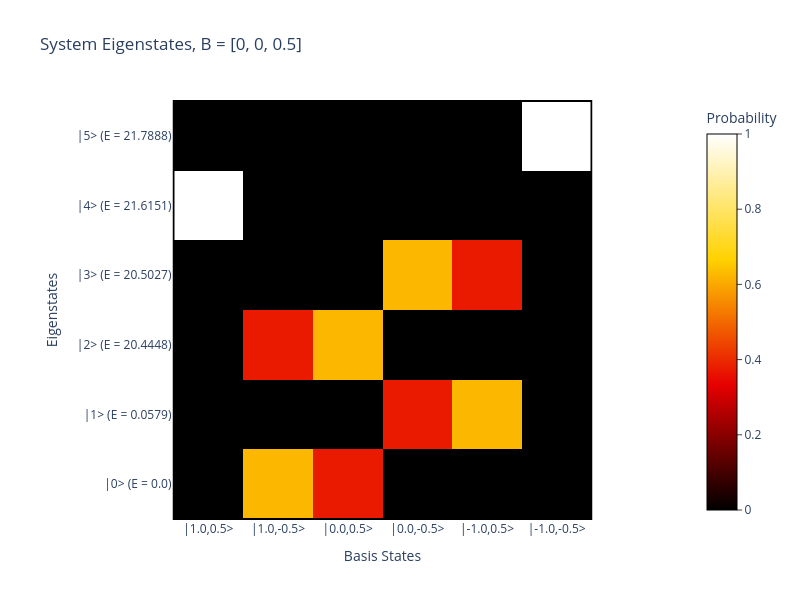
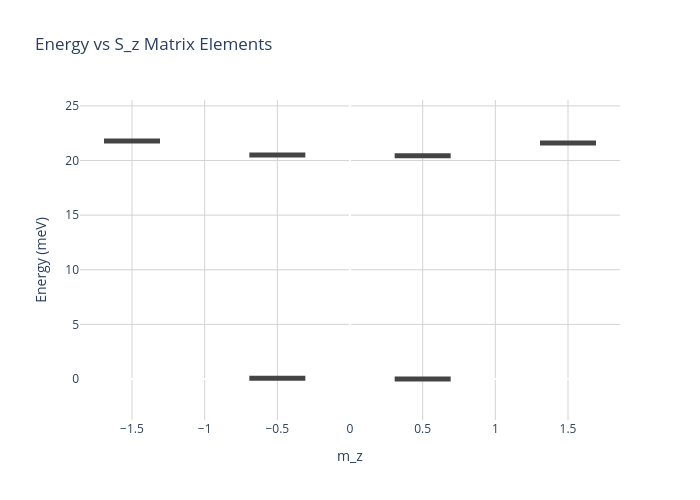

These figures' notebook cell, in order:
### Markdown cell above
## Hamiltonian Plots

### Code cell
# Plotting
hamil.plotEigenMatrix(spinsys);
hamil.plotEnergyVsS(spinsys);

### Figure 1 — Plotly figure (JSON) as saved in the notebook; plotly's stock layout.template omitted (floating-point values rounded to 4 significant figures)
{"data": [{"colorbar": {"outlinecolor": "black", "outlinewidth": 1, "ticks": "outside", "title": {"text": "Probability"}}, "colorscale": [[0, "rgb(0,0,0)"], [0.3333, "rgb(230,0,0)"], [0.6667, "rgb(255,210,0)"], [1, "rgb(255,255,255)"]], "hoverongaps": false, "type": "heatmap", "x": [0, 1, 2, 3, 4, 5], "y": [0, 1, 2, 3, 4, 5], "z": [[4.493e-43, 8.365e-08, 1.701e-07, 1.469e-38, 2.351e-38, 1.0], [1.0, 2.026e-38, 3.003e-38, 2.454e-07, 1.247e-07, 7.986e-43], [3.695e-07, 2.286e-29, 3.887e-29, 0.6247, 0.3753, 1.7e-35], [2.059e-35, 0.3753, 0.6247, 3.921e-29, 2.227e-29, 2.532e-07], [5.91e-10, 3.009e-29, 1.781e-29, 0.3753, 0.6247, 2.763e-38], [2.806e-38, 0.6247, 0.3753, 1.743e-29, 3.008e-29, 5.785e-10]], "zmax": 1, "zmin": 0}], "layout": {"height": 600, "paper_bgcolor": "white", "plot_bgcolor": "white", "shapes": [{"fillcolor": "rgba(0,0,0,0)", "line": {"color": "black", "width": 2}, "type": "rect", "x0": -0.5, "x1": 5.5, "xref": "x", "y0": -0.5, "y1": 5.5, "yref": "y"}], "title": {"text": "System Eigenstates, B = [0, 0, 0.5]"}, "width": 800, "xaxis": {"constrain": "domain", "tickmode": "array", "ticktext": ["|1.0,0.5>", "|1.0,-0.5>", "|0.0,0.5>", "|0.0,-0.5>", "|-1.0,0.5>", "|-1.0,-0.5>"], "tickvals": [0, 1, 2, 3, 4, 5], "title": {"text": "Basis States"}}, "yaxis": {"autorange": "reversed", "scaleanchor": "x", "scaleratio": 1, "tickmode": "array", "ticktext": ["|5> (E = 21.7888)", "|4> (E = 21.6151)", "|3> (E = 20.5027)", "|2> (E = 20.4448)", "|1> (E = 0.0579)", "|0> (E = 0.0)"], "tickvals": [0, 1, 2, 3, 4, 5], "title": {"text": "Eigenstates"}}}}

### Figure 2 — Plotly figure (JSON) as saved in the notebook; plotly's stock layout.template omitted (floating-point values rounded to 4 significant figures)
{"data": [{"hovertemplate": "S: %{x}<br>Energy: %{y}<extra></extra>", "marker": {"color": "black", "line": {"width": 5}, "size": 40, "symbol": "line-ew"}, "mode": "markers", "type": "scatter", "x": [0.5, -0.5, 0.5, -0.5, 1.5, -1.5], "y": [0.0, 0.05788, 20.44, 20.5, 21.62, 21.79]}], "layout": {"height": 500, "paper_bgcolor": "white", "plot_bgcolor": "white", "title": {"text": "Energy vs S_z Matrix Elements"}, "width": 700, "xaxis": {"gridcolor": "lightgray", "showgrid": true, "title": {"text": "m_z"}}, "yaxis": {"gridcolor": "lightgray", "showgrid": true, "title": {"text": "Energy (meV)"}}}}
